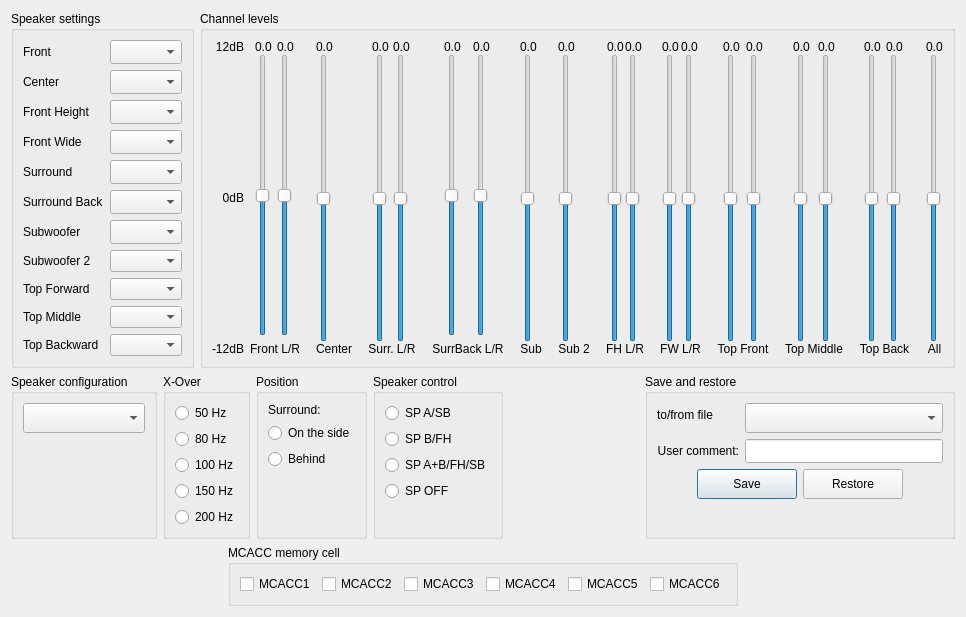
<?xml version="1.0" encoding="UTF-8"?>
<ui version="4.0">
 <class>LoudspeakerSettingsDialog</class>
 <widget class="QDialog" name="LoudspeakerSettingsDialog">
  <property name="geometry">
   <rect>
    <x>0</x>
    <y>0</y>
    <width>953</width>
    <height>571</height>
   </rect>
  </property>
  <property name="windowTitle">
   <string>Loudspeaker Settings</string>
  </property>
  <layout class="QVBoxLayout" name="verticalLayout_20">
   <item>
    <layout class="QHBoxLayout" name="horizontalLayout_14">
     <item>
      <widget class="QGroupBox" name="groupBoxSpeakerSettings">
       <property name="enabled">
        <bool>true</bool>
       </property>
       <property name="title">
        <string>Speaker settings</string>
       </property>
       <layout class="QVBoxLayout" name="verticalLayout_19">
        <item>
         <layout class="QFormLayout" name="formLayout">
          <item row="0" column="0">
           <widget class="QLabel" name="label_16">
            <property name="text">
             <string>Front</string>
            </property>
           </widget>
          </item>
          <item row="0" column="1">
           <widget class="QComboBox" name="comboBoxFrontSeting">
            <property name="minimumSize">
             <size>
              <width>0</width>
              <height>24</height>
             </size>
            </property>
            <property name="frame">
             <bool>true</bool>
            </property>
           </widget>
          </item>
          <item row="1" column="0">
           <widget class="QLabel" name="label_17">
            <property name="text">
             <string>Center</string>
            </property>
           </widget>
          </item>
          <item row="1" column="1">
           <widget class="QComboBox" name="comboBoxCenterSetting">
            <property name="minimumSize">
             <size>
              <width>0</width>
              <height>24</height>
             </size>
            </property>
           </widget>
          </item>
          <item row="2" column="0">
           <widget class="QLabel" name="label_18">
            <property name="text">
             <string>Front Height</string>
            </property>
           </widget>
          </item>
          <item row="2" column="1">
           <widget class="QComboBox" name="comboBoxFrontHeightSetting">
            <property name="minimumSize">
             <size>
              <width>0</width>
              <height>24</height>
             </size>
            </property>
           </widget>
          </item>
          <item row="3" column="0">
           <widget class="QLabel" name="label_19">
            <property name="text">
             <string>Front Wide</string>
            </property>
           </widget>
          </item>
          <item row="3" column="1">
           <widget class="QComboBox" name="comboBoxFrontWideSetting">
            <property name="minimumSize">
             <size>
              <width>0</width>
              <height>24</height>
             </size>
            </property>
           </widget>
          </item>
          <item row="4" column="0">
           <widget class="QLabel" name="label_20">
            <property name="text">
             <string>Surround</string>
            </property>
           </widget>
          </item>
          <item row="4" column="1">
           <widget class="QComboBox" name="comboBoxSurroundSetting">
            <property name="minimumSize">
             <size>
              <width>0</width>
              <height>24</height>
             </size>
            </property>
           </widget>
          </item>
          <item row="5" column="0">
           <widget class="QLabel" name="label_21">
            <property name="text">
             <string>Surround Back</string>
            </property>
           </widget>
          </item>
          <item row="5" column="1">
           <widget class="QComboBox" name="comboBoxSurroundBackSetting">
            <property name="minimumSize">
             <size>
              <width>0</width>
              <height>24</height>
             </size>
            </property>
           </widget>
          </item>
          <item row="6" column="0">
           <widget class="QLabel" name="label_22">
            <property name="text">
             <string>Subwoofer</string>
            </property>
           </widget>
          </item>
          <item row="6" column="1">
           <widget class="QComboBox" name="comboBoxSubwooferSetting">
            <property name="minimumSize">
             <size>
              <width>0</width>
              <height>24</height>
             </size>
            </property>
           </widget>
          </item>
          <item row="7" column="0">
           <widget class="QLabel" name="label_2">
            <property name="text">
             <string>Subwoofer 2</string>
            </property>
           </widget>
          </item>
          <item row="7" column="1">
           <widget class="QComboBox" name="comboBoxSubwoofer2Setting"/>
          </item>
          <item row="9" column="0">
           <widget class="QLabel" name="label_3">
            <property name="text">
             <string>Top Middle</string>
            </property>
           </widget>
          </item>
          <item row="9" column="1">
           <widget class="QComboBox" name="comboBoxTopMiddleSetting"/>
          </item>
          <item row="8" column="0">
           <widget class="QLabel" name="label_23">
            <property name="text">
             <string>Top Forward</string>
            </property>
           </widget>
          </item>
          <item row="8" column="1">
           <widget class="QComboBox" name="comboBoxTopForwardSetting"/>
          </item>
          <item row="10" column="0">
           <widget class="QLabel" name="label_24">
            <property name="text">
             <string>Top Backward</string>
            </property>
           </widget>
          </item>
          <item row="10" column="1">
           <widget class="QComboBox" name="comboBoxTopBackwardSetting"/>
          </item>
         </layout>
        </item>
       </layout>
      </widget>
     </item>
     <item>
      <widget class="QGroupBox" name="groupBoxChannelLevels">
       <property name="title">
        <string>Channel levels</string>
       </property>
       <layout class="QHBoxLayout" name="horizontalLayout_6">
        <item>
         <layout class="QVBoxLayout" name="verticalLayout">
          <item>
           <widget class="QLabel" name="label_13">
            <property name="text">
             <string>12dB</string>
            </property>
            <property name="alignment">
             <set>Qt::AlignRight|Qt::AlignTop|Qt::AlignTrailing</set>
            </property>
           </widget>
          </item>
          <item>
           <widget class="QLabel" name="label_12">
            <property name="text">
             <string>0dB</string>
            </property>
            <property name="alignment">
             <set>Qt::AlignRight|Qt::AlignTrailing|Qt::AlignVCenter</set>
            </property>
           </widget>
          </item>
          <item>
           <widget class="QLabel" name="label_14">
            <property name="text">
             <string>-12dB</string>
            </property>
            <property name="alignment">
             <set>Qt::AlignBottom|Qt::AlignRight|Qt::AlignTrailing</set>
            </property>
           </widget>
          </item>
         </layout>
        </item>
        <item>
         <layout class="QVBoxLayout" name="verticalLayout_4">
          <property name="leftMargin">
           <number>0</number>
          </property>
          <property name="rightMargin">
           <number>0</number>
          </property>
          <item>
           <layout class="QHBoxLayout" name="horizontalLayout">
            <property name="spacing">
             <number>0</number>
            </property>
            <item>
             <layout class="QVBoxLayout" name="verticalLayout_2">
              <item>
               <widget class="QLabel" name="lfl">
                <property name="text">
                 <string>0.0</string>
                </property>
               </widget>
              </item>
              <item>
               <widget class="QSlider" name="sfl">
                <property name="minimum">
                 <number>26</number>
                </property>
                <property name="maximum">
                 <number>74</number>
                </property>
                <property name="pageStep">
                 <number>0</number>
                </property>
                <property name="value">
                 <number>50</number>
                </property>
                <property name="orientation">
                 <enum>Qt::Vertical</enum>
                </property>
               </widget>
              </item>
             </layout>
            </item>
            <item>
             <layout class="QVBoxLayout" name="verticalLayout_3">
              <item>
               <widget class="QLabel" name="lfr">
                <property name="text">
                 <string>0.0</string>
                </property>
               </widget>
              </item>
              <item>
               <widget class="QSlider" name="sfr">
                <property name="minimum">
                 <number>26</number>
                </property>
                <property name="maximum">
                 <number>74</number>
                </property>
                <property name="pageStep">
                 <number>0</number>
                </property>
                <property name="value">
                 <number>50</number>
                </property>
                <property name="orientation">
                 <enum>Qt::Vertical</enum>
                </property>
               </widget>
              </item>
             </layout>
            </item>
           </layout>
          </item>
          <item>
           <widget class="QLabel" name="label_5">
            <property name="text">
             <string>Front L/R</string>
            </property>
            <property name="alignment">
             <set>Qt::AlignCenter</set>
            </property>
           </widget>
          </item>
         </layout>
        </item>
        <item>
         <layout class="QVBoxLayout" name="verticalLayout_5">
          <property name="spacing">
           <number>0</number>
          </property>
          <property name="leftMargin">
           <number>10</number>
          </property>
          <item>
           <widget class="QLabel" name="lc">
            <property name="text">
             <string>0.0</string>
            </property>
           </widget>
          </item>
          <item>
           <widget class="QSlider" name="sc">
            <property name="minimum">
             <number>26</number>
            </property>
            <property name="maximum">
             <number>74</number>
            </property>
            <property name="pageStep">
             <number>0</number>
            </property>
            <property name="value">
             <number>50</number>
            </property>
            <property name="orientation">
             <enum>Qt::Vertical</enum>
            </property>
           </widget>
          </item>
          <item>
           <widget class="QLabel" name="label_6">
            <property name="text">
             <string>Center</string>
            </property>
            <property name="alignment">
             <set>Qt::AlignCenter</set>
            </property>
           </widget>
          </item>
         </layout>
        </item>
        <item>
         <layout class="QVBoxLayout" name="verticalLayout_8">
          <property name="spacing">
           <number>0</number>
          </property>
          <property name="leftMargin">
           <number>10</number>
          </property>
          <item>
           <layout class="QHBoxLayout" name="horizontalLayout_2">
            <property name="spacing">
             <number>0</number>
            </property>
            <item>
             <layout class="QVBoxLayout" name="verticalLayout_6">
              <item>
               <widget class="QLabel" name="lsl">
                <property name="text">
                 <string>0.0</string>
                </property>
               </widget>
              </item>
              <item>
               <widget class="QSlider" name="ssl">
                <property name="minimum">
                 <number>26</number>
                </property>
                <property name="maximum">
                 <number>74</number>
                </property>
                <property name="pageStep">
                 <number>0</number>
                </property>
                <property name="value">
                 <number>50</number>
                </property>
                <property name="orientation">
                 <enum>Qt::Vertical</enum>
                </property>
               </widget>
              </item>
             </layout>
            </item>
            <item>
             <layout class="QVBoxLayout" name="verticalLayout_7">
              <item>
               <widget class="QLabel" name="lsr">
                <property name="text">
                 <string>0.0</string>
                </property>
               </widget>
              </item>
              <item>
               <widget class="QSlider" name="ssr">
                <property name="minimum">
                 <number>26</number>
                </property>
                <property name="maximum">
                 <number>74</number>
                </property>
                <property name="pageStep">
                 <number>0</number>
                </property>
                <property name="value">
                 <number>50</number>
                </property>
                <property name="orientation">
                 <enum>Qt::Vertical</enum>
                </property>
               </widget>
              </item>
             </layout>
            </item>
           </layout>
          </item>
          <item>
           <widget class="QLabel" name="label_7">
            <property name="text">
             <string>Surr. L/R</string>
            </property>
            <property name="alignment">
             <set>Qt::AlignCenter</set>
            </property>
           </widget>
          </item>
         </layout>
        </item>
        <item>
         <layout class="QVBoxLayout" name="verticalLayout_11">
          <property name="leftMargin">
           <number>10</number>
          </property>
          <item>
           <layout class="QHBoxLayout" name="horizontalLayout_3">
            <property name="spacing">
             <number>0</number>
            </property>
            <item>
             <layout class="QVBoxLayout" name="verticalLayout_9">
              <item>
               <widget class="QLabel" name="lsbl">
                <property name="text">
                 <string>0.0</string>
                </property>
               </widget>
              </item>
              <item>
               <widget class="QSlider" name="ssbl">
                <property name="minimum">
                 <number>26</number>
                </property>
                <property name="maximum">
                 <number>74</number>
                </property>
                <property name="pageStep">
                 <number>0</number>
                </property>
                <property name="value">
                 <number>50</number>
                </property>
                <property name="orientation">
                 <enum>Qt::Vertical</enum>
                </property>
               </widget>
              </item>
             </layout>
            </item>
            <item>
             <layout class="QVBoxLayout" name="verticalLayout_10">
              <item>
               <widget class="QLabel" name="lsbr">
                <property name="text">
                 <string>0.0</string>
                </property>
               </widget>
              </item>
              <item>
               <widget class="QSlider" name="ssbr">
                <property name="minimum">
                 <number>26</number>
                </property>
                <property name="maximum">
                 <number>74</number>
                </property>
                <property name="pageStep">
                 <number>0</number>
                </property>
                <property name="value">
                 <number>50</number>
                </property>
                <property name="orientation">
                 <enum>Qt::Vertical</enum>
                </property>
               </widget>
              </item>
             </layout>
            </item>
           </layout>
          </item>
          <item>
           <widget class="QLabel" name="label_9">
            <property name="text">
             <string>SurrBack L/R</string>
            </property>
            <property name="alignment">
             <set>Qt::AlignCenter</set>
            </property>
           </widget>
          </item>
         </layout>
        </item>
        <item>
         <layout class="QVBoxLayout" name="verticalLayout_12">
          <property name="spacing">
           <number>0</number>
          </property>
          <property name="leftMargin">
           <number>10</number>
          </property>
          <item>
           <widget class="QLabel" name="lsw">
            <property name="text">
             <string>0.0</string>
            </property>
           </widget>
          </item>
          <item>
           <widget class="QSlider" name="ssw">
            <property name="minimum">
             <number>26</number>
            </property>
            <property name="maximum">
             <number>74</number>
            </property>
            <property name="pageStep">
             <number>0</number>
            </property>
            <property name="value">
             <number>50</number>
            </property>
            <property name="orientation">
             <enum>Qt::Vertical</enum>
            </property>
           </widget>
          </item>
          <item>
           <widget class="QLabel" name="label_8">
            <property name="text">
             <string>Sub</string>
            </property>
            <property name="alignment">
             <set>Qt::AlignCenter</set>
            </property>
           </widget>
          </item>
         </layout>
        </item>
        <item>
         <layout class="QVBoxLayout" name="verticalLayout_26">
          <property name="spacing">
           <number>0</number>
          </property>
          <property name="leftMargin">
           <number>10</number>
          </property>
          <item>
           <widget class="QLabel" name="lsw2">
            <property name="text">
             <string>0.0</string>
            </property>
           </widget>
          </item>
          <item>
           <widget class="QSlider" name="ssw2">
            <property name="minimum">
             <number>26</number>
            </property>
            <property name="maximum">
             <number>74</number>
            </property>
            <property name="pageStep">
             <number>0</number>
            </property>
            <property name="value">
             <number>50</number>
            </property>
            <property name="orientation">
             <enum>Qt::Vertical</enum>
            </property>
           </widget>
          </item>
          <item>
           <widget class="QLabel" name="label_25">
            <property name="text">
             <string>Sub 2</string>
            </property>
            <property name="alignment">
             <set>Qt::AlignCenter</set>
            </property>
           </widget>
          </item>
         </layout>
        </item>
        <item>
         <layout class="QVBoxLayout" name="verticalLayout_17">
          <property name="spacing">
           <number>0</number>
          </property>
          <property name="leftMargin">
           <number>10</number>
          </property>
          <item>
           <layout class="QHBoxLayout" name="horizontalLayout_4">
            <property name="spacing">
             <number>0</number>
            </property>
            <item>
             <layout class="QVBoxLayout" name="verticalLayout_13">
              <item>
               <widget class="QLabel" name="lfhl">
                <property name="text">
                 <string>0.0</string>
                </property>
               </widget>
              </item>
              <item>
               <widget class="QSlider" name="sfhl">
                <property name="minimum">
                 <number>26</number>
                </property>
                <property name="maximum">
                 <number>74</number>
                </property>
                <property name="pageStep">
                 <number>0</number>
                </property>
                <property name="value">
                 <number>50</number>
                </property>
                <property name="orientation">
                 <enum>Qt::Vertical</enum>
                </property>
               </widget>
              </item>
             </layout>
            </item>
            <item>
             <layout class="QVBoxLayout" name="verticalLayout_14">
              <item>
               <widget class="QLabel" name="lfhr">
                <property name="text">
                 <string>0.0</string>
                </property>
               </widget>
              </item>
              <item>
               <widget class="QSlider" name="sfhr">
                <property name="minimum">
                 <number>26</number>
                </property>
                <property name="maximum">
                 <number>74</number>
                </property>
                <property name="pageStep">
                 <number>0</number>
                </property>
                <property name="value">
                 <number>50</number>
                </property>
                <property name="orientation">
                 <enum>Qt::Vertical</enum>
                </property>
               </widget>
              </item>
             </layout>
            </item>
           </layout>
          </item>
          <item>
           <widget class="QLabel" name="label_10">
            <property name="text">
             <string>FH L/R</string>
            </property>
            <property name="alignment">
             <set>Qt::AlignCenter</set>
            </property>
           </widget>
          </item>
         </layout>
        </item>
        <item>
         <layout class="QVBoxLayout" name="verticalLayout_18">
          <property name="spacing">
           <number>0</number>
          </property>
          <property name="leftMargin">
           <number>10</number>
          </property>
          <item>
           <layout class="QHBoxLayout" name="horizontalLayout_5">
            <property name="spacing">
             <number>0</number>
            </property>
            <item>
             <layout class="QVBoxLayout" name="verticalLayout_15">
              <item>
               <widget class="QLabel" name="lfwl">
                <property name="text">
                 <string>0.0</string>
                </property>
               </widget>
              </item>
              <item>
               <widget class="QSlider" name="sfwl">
                <property name="minimum">
                 <number>26</number>
                </property>
                <property name="maximum">
                 <number>74</number>
                </property>
                <property name="pageStep">
                 <number>0</number>
                </property>
                <property name="value">
                 <number>50</number>
                </property>
                <property name="orientation">
                 <enum>Qt::Vertical</enum>
                </property>
               </widget>
              </item>
             </layout>
            </item>
            <item>
             <layout class="QVBoxLayout" name="verticalLayout_16">
              <item>
               <widget class="QLabel" name="lfwr">
                <property name="text">
                 <string>0.0</string>
                </property>
               </widget>
              </item>
              <item>
               <widget class="QSlider" name="sfwr">
                <property name="minimum">
                 <number>26</number>
                </property>
                <property name="maximum">
                 <number>74</number>
                </property>
                <property name="pageStep">
                 <number>0</number>
                </property>
                <property name="value">
                 <number>50</number>
                </property>
                <property name="orientation">
                 <enum>Qt::Vertical</enum>
                </property>
               </widget>
              </item>
             </layout>
            </item>
           </layout>
          </item>
          <item>
           <widget class="QLabel" name="label_11">
            <property name="text">
             <string>FW L/R</string>
            </property>
            <property name="alignment">
             <set>Qt::AlignCenter</set>
            </property>
           </widget>
          </item>
         </layout>
        </item>
        <item>
         <layout class="QVBoxLayout" name="verticalLayout_32">
          <property name="spacing">
           <number>0</number>
          </property>
          <property name="leftMargin">
           <number>10</number>
          </property>
          <item>
           <layout class="QHBoxLayout" name="horizontalLayout_8">
            <property name="spacing">
             <number>0</number>
            </property>
            <item>
             <layout class="QVBoxLayout" name="verticalLayout_33">
              <item>
               <widget class="QLabel" name="ltfl">
                <property name="text">
                 <string>0.0</string>
                </property>
               </widget>
              </item>
              <item>
               <widget class="QSlider" name="stfl">
                <property name="minimum">
                 <number>26</number>
                </property>
                <property name="maximum">
                 <number>74</number>
                </property>
                <property name="pageStep">
                 <number>0</number>
                </property>
                <property name="value">
                 <number>50</number>
                </property>
                <property name="orientation">
                 <enum>Qt::Vertical</enum>
                </property>
               </widget>
              </item>
             </layout>
            </item>
            <item>
             <layout class="QVBoxLayout" name="verticalLayout_34">
              <item>
               <widget class="QLabel" name="ltfr">
                <property name="text">
                 <string>0.0</string>
                </property>
               </widget>
              </item>
              <item>
               <widget class="QSlider" name="stfr">
                <property name="minimum">
                 <number>26</number>
                </property>
                <property name="maximum">
                 <number>74</number>
                </property>
                <property name="pageStep">
                 <number>0</number>
                </property>
                <property name="value">
                 <number>50</number>
                </property>
                <property name="orientation">
                 <enum>Qt::Vertical</enum>
                </property>
               </widget>
              </item>
             </layout>
            </item>
           </layout>
          </item>
          <item>
           <widget class="QLabel" name="label_27">
            <property name="text">
             <string>Top Front</string>
            </property>
            <property name="alignment">
             <set>Qt::AlignCenter</set>
            </property>
           </widget>
          </item>
         </layout>
        </item>
        <item>
         <layout class="QVBoxLayout" name="verticalLayout_29">
          <property name="spacing">
           <number>0</number>
          </property>
          <property name="leftMargin">
           <number>10</number>
          </property>
          <item>
           <layout class="QHBoxLayout" name="horizontalLayout_7">
            <property name="spacing">
             <number>0</number>
            </property>
            <item>
             <layout class="QVBoxLayout" name="verticalLayout_30">
              <item>
               <widget class="QLabel" name="ltml">
                <property name="text">
                 <string>0.0</string>
                </property>
               </widget>
              </item>
              <item>
               <widget class="QSlider" name="stml">
                <property name="minimum">
                 <number>26</number>
                </property>
                <property name="maximum">
                 <number>74</number>
                </property>
                <property name="pageStep">
                 <number>0</number>
                </property>
                <property name="value">
                 <number>50</number>
                </property>
                <property name="orientation">
                 <enum>Qt::Vertical</enum>
                </property>
               </widget>
              </item>
             </layout>
            </item>
            <item>
             <layout class="QVBoxLayout" name="verticalLayout_31">
              <item>
               <widget class="QLabel" name="ltmr">
                <property name="text">
                 <string>0.0</string>
                </property>
               </widget>
              </item>
              <item>
               <widget class="QSlider" name="stmr">
                <property name="minimum">
                 <number>26</number>
                </property>
                <property name="maximum">
                 <number>74</number>
                </property>
                <property name="pageStep">
                 <number>0</number>
                </property>
                <property name="value">
                 <number>50</number>
                </property>
                <property name="orientation">
                 <enum>Qt::Vertical</enum>
                </property>
               </widget>
              </item>
             </layout>
            </item>
           </layout>
          </item>
          <item>
           <widget class="QLabel" name="label_26">
            <property name="text">
             <string>Top Middle</string>
            </property>
            <property name="alignment">
             <set>Qt::AlignCenter</set>
            </property>
           </widget>
          </item>
         </layout>
        </item>
        <item>
         <layout class="QVBoxLayout" name="verticalLayout_35">
          <property name="spacing">
           <number>0</number>
          </property>
          <property name="leftMargin">
           <number>10</number>
          </property>
          <item>
           <layout class="QHBoxLayout" name="horizontalLayout_15">
            <property name="spacing">
             <number>0</number>
            </property>
            <item>
             <layout class="QVBoxLayout" name="verticalLayout_36">
              <item>
               <widget class="QLabel" name="ltbl">
                <property name="text">
                 <string>0.0</string>
                </property>
               </widget>
              </item>
              <item>
               <widget class="QSlider" name="stbl">
                <property name="minimum">
                 <number>26</number>
                </property>
                <property name="maximum">
                 <number>74</number>
                </property>
                <property name="pageStep">
                 <number>0</number>
                </property>
                <property name="value">
                 <number>50</number>
                </property>
                <property name="orientation">
                 <enum>Qt::Vertical</enum>
                </property>
               </widget>
              </item>
             </layout>
            </item>
            <item>
             <layout class="QVBoxLayout" name="verticalLayout_37">
              <item>
               <widget class="QLabel" name="ltbr">
                <property name="text">
                 <string>0.0</string>
                </property>
               </widget>
              </item>
              <item>
               <widget class="QSlider" name="stbr">
                <property name="minimum">
                 <number>26</number>
                </property>
                <property name="maximum">
                 <number>74</number>
                </property>
                <property name="pageStep">
                 <number>0</number>
                </property>
                <property name="value">
                 <number>50</number>
                </property>
                <property name="orientation">
                 <enum>Qt::Vertical</enum>
                </property>
               </widget>
              </item>
             </layout>
            </item>
           </layout>
          </item>
          <item>
           <widget class="QLabel" name="label_28">
            <property name="text">
             <string>Top Back</string>
            </property>
            <property name="alignment">
             <set>Qt::AlignCenter</set>
            </property>
           </widget>
          </item>
         </layout>
        </item>
        <item>
         <layout class="QVBoxLayout" name="verticalLayout_27">
          <property name="spacing">
           <number>0</number>
          </property>
          <property name="leftMargin">
           <number>10</number>
          </property>
          <item>
           <widget class="QLabel" name="lall">
            <property name="text">
             <string>0.0</string>
            </property>
           </widget>
          </item>
          <item>
           <widget class="QSlider" name="sall">
            <property name="minimum">
             <number>26</number>
            </property>
            <property name="maximum">
             <number>74</number>
            </property>
            <property name="pageStep">
             <number>0</number>
            </property>
            <property name="value">
             <number>50</number>
            </property>
            <property name="orientation">
             <enum>Qt::Vertical</enum>
            </property>
           </widget>
          </item>
          <item>
           <widget class="QLabel" name="label_29">
            <property name="text">
             <string>All</string>
            </property>
            <property name="alignment">
             <set>Qt::AlignCenter</set>
            </property>
           </widget>
          </item>
         </layout>
        </item>
       </layout>
      </widget>
     </item>
    </layout>
   </item>
   <item>
    <layout class="QHBoxLayout" name="horizontalLayout_12">
     <item>
      <widget class="QGroupBox" name="groupBoxSpeakerConfiguration">
       <property name="title">
        <string>Speaker configuration</string>
       </property>
       <layout class="QVBoxLayout" name="verticalLayout_23">
        <item>
         <widget class="QComboBox" name="LSsystem">
          <property name="minimumSize">
           <size>
            <width>0</width>
            <height>30</height>
           </size>
          </property>
          <property name="maxVisibleItems">
           <number>10</number>
          </property>
         </widget>
        </item>
        <item>
         <spacer name="verticalSpacer_4">
          <property name="orientation">
           <enum>Qt::Vertical</enum>
          </property>
          <property name="sizeHint" stdset="0">
           <size>
            <width>20</width>
            <height>40</height>
           </size>
          </property>
         </spacer>
        </item>
       </layout>
      </widget>
     </item>
     <item>
      <widget class="QGroupBox" name="groupBoxXOver">
       <property name="title">
        <string>X-Over</string>
       </property>
       <layout class="QVBoxLayout" name="verticalLayout_25">
        <item>
         <widget class="QRadioButton" name="radioButtonXOver50Hz">
          <property name="text">
           <string>50 Hz</string>
          </property>
         </widget>
        </item>
        <item>
         <widget class="QRadioButton" name="radioButtonXOver80Hz">
          <property name="text">
           <string>80 Hz</string>
          </property>
         </widget>
        </item>
        <item>
         <widget class="QRadioButton" name="radioButtonXOver100Hz">
          <property name="text">
           <string>100 Hz</string>
          </property>
         </widget>
        </item>
        <item>
         <widget class="QRadioButton" name="radioButtonXOver150Hz">
          <property name="text">
           <string>150 Hz</string>
          </property>
         </widget>
        </item>
        <item>
         <widget class="QRadioButton" name="radioButtonXOver200Hz">
          <property name="text">
           <string>200 Hz</string>
          </property>
         </widget>
        </item>
       </layout>
      </widget>
     </item>
     <item>
      <widget class="QGroupBox" name="groupBoxSurroundPosition">
       <property name="title">
        <string>Position</string>
       </property>
       <layout class="QVBoxLayout" name="verticalLayout_24">
        <item>
         <widget class="QLabel" name="label">
          <property name="text">
           <string>Surround:</string>
          </property>
         </widget>
        </item>
        <item>
         <widget class="QRadioButton" name="radioButtonSurOnSide">
          <property name="text">
           <string>On the side</string>
          </property>
         </widget>
        </item>
        <item>
         <widget class="QRadioButton" name="radioButtonSurBehind">
          <property name="text">
           <string>Behind</string>
          </property>
         </widget>
        </item>
        <item>
         <spacer name="verticalSpacer">
          <property name="orientation">
           <enum>Qt::Vertical</enum>
          </property>
          <property name="sizeHint" stdset="0">
           <size>
            <width>20</width>
            <height>40</height>
           </size>
          </property>
         </spacer>
        </item>
       </layout>
      </widget>
     </item>
     <item>
      <widget class="QGroupBox" name="groupBoxSpeakerControl">
       <property name="title">
        <string>Speaker control</string>
       </property>
       <layout class="QVBoxLayout" name="verticalLayout_21">
        <item>
         <widget class="QRadioButton" name="spa">
          <property name="text">
           <string>SP A/SB</string>
          </property>
         </widget>
        </item>
        <item>
         <widget class="QRadioButton" name="spb">
          <property name="text">
           <string>SP B/FH</string>
          </property>
         </widget>
        </item>
        <item>
         <widget class="QRadioButton" name="spab">
          <property name="text">
           <string>SP A+B/FH/SB</string>
          </property>
         </widget>
        </item>
        <item>
         <widget class="QRadioButton" name="spoff">
          <property name="text">
           <string>SP OFF</string>
          </property>
         </widget>
        </item>
        <item>
         <spacer name="verticalSpacer_2">
          <property name="orientation">
           <enum>Qt::Vertical</enum>
          </property>
          <property name="sizeHint" stdset="0">
           <size>
            <width>20</width>
            <height>40</height>
           </size>
          </property>
         </spacer>
        </item>
       </layout>
       <zorder>spa</zorder>
       <zorder>spb</zorder>
       <zorder>spab</zorder>
       <zorder>spoff</zorder>
       <zorder>verticalSpacer_2</zorder>
      </widget>
     </item>
     <item>
      <spacer name="horizontalSpacer_6">
       <property name="orientation">
        <enum>Qt::Horizontal</enum>
       </property>
       <property name="sizeHint" stdset="0">
        <size>
         <width>40</width>
         <height>20</height>
        </size>
       </property>
      </spacer>
     </item>
     <item>
      <widget class="QGroupBox" name="groupBoxSaveRestore">
       <property name="title">
        <string>Save and restore</string>
       </property>
       <layout class="QVBoxLayout" name="verticalLayout_22">
        <item>
         <layout class="QFormLayout" name="formLayout_2">
          <item row="0" column="0">
           <widget class="QLabel" name="label_4">
            <property name="text">
             <string>to/from file</string>
            </property>
           </widget>
          </item>
          <item row="0" column="1">
           <widget class="QComboBox" name="selectmem">
            <property name="minimumSize">
             <size>
              <width>0</width>
              <height>30</height>
             </size>
            </property>
            <property name="maxVisibleItems">
             <number>5</number>
            </property>
           </widget>
          </item>
          <item row="1" column="0">
           <widget class="QLabel" name="label_15">
            <property name="text">
             <string>User comment:</string>
            </property>
            <property name="alignment">
             <set>Qt::AlignRight|Qt::AlignTrailing|Qt::AlignVCenter</set>
            </property>
           </widget>
          </item>
          <item row="1" column="1">
           <widget class="QLineEdit" name="meminf">
            <property name="minimumSize">
             <size>
              <width>0</width>
              <height>24</height>
             </size>
            </property>
           </widget>
          </item>
         </layout>
        </item>
        <item>
         <layout class="QHBoxLayout" name="horizontalLayout_9">
          <item>
           <spacer name="horizontalSpacer">
            <property name="orientation">
             <enum>Qt::Horizontal</enum>
            </property>
            <property name="sizeHint" stdset="0">
             <size>
              <width>40</width>
              <height>20</height>
             </size>
            </property>
           </spacer>
          </item>
          <item>
           <widget class="QPushButton" name="savebutt">
            <property name="minimumSize">
             <size>
              <width>100</width>
              <height>30</height>
             </size>
            </property>
            <property name="text">
             <string>Save</string>
            </property>
           </widget>
          </item>
          <item>
           <widget class="QPushButton" name="restbutt">
            <property name="minimumSize">
             <size>
              <width>100</width>
              <height>30</height>
             </size>
            </property>
            <property name="text">
             <string>Restore</string>
            </property>
           </widget>
          </item>
          <item>
           <spacer name="horizontalSpacer_2">
            <property name="orientation">
             <enum>Qt::Horizontal</enum>
            </property>
            <property name="sizeHint" stdset="0">
             <size>
              <width>40</width>
              <height>20</height>
             </size>
            </property>
           </spacer>
          </item>
         </layout>
        </item>
        <item>
         <spacer name="verticalSpacer_3">
          <property name="orientation">
           <enum>Qt::Vertical</enum>
          </property>
          <property name="sizeHint" stdset="0">
           <size>
            <width>20</width>
            <height>40</height>
           </size>
          </property>
         </spacer>
        </item>
       </layout>
      </widget>
     </item>
    </layout>
   </item>
   <item>
    <layout class="QHBoxLayout" name="horizontalLayout_13">
     <item>
      <spacer name="horizontalSpacer_7">
       <property name="orientation">
        <enum>Qt::Horizontal</enum>
       </property>
       <property name="sizeHint" stdset="0">
        <size>
         <width>40</width>
         <height>20</height>
        </size>
       </property>
      </spacer>
     </item>
     <item>
      <widget class="QGroupBox" name="groupBoxMcacc">
       <property name="title">
        <string>MCACC memory cell</string>
       </property>
       <layout class="QHBoxLayout" name="horizontalLayout_11">
        <item>
         <widget class="QCheckBox" name="mc1">
          <property name="text">
           <string>MCACC1</string>
          </property>
         </widget>
        </item>
        <item>
         <widget class="QCheckBox" name="mc2">
          <property name="text">
           <string>MCACC2</string>
          </property>
         </widget>
        </item>
        <item>
         <widget class="QCheckBox" name="mc3">
          <property name="text">
           <string>MCACC3</string>
          </property>
         </widget>
        </item>
        <item>
         <widget class="QCheckBox" name="mc4">
          <property name="text">
           <string>MCACC4</string>
          </property>
         </widget>
        </item>
        <item>
         <widget class="QCheckBox" name="mc5">
          <property name="text">
           <string>MCACC5</string>
          </property>
         </widget>
        </item>
        <item>
         <widget class="QCheckBox" name="mc6">
          <property name="text">
           <string>MCACC6</string>
          </property>
         </widget>
        </item>
       </layout>
      </widget>
     </item>
     <item>
      <spacer name="horizontalSpacer_8">
       <property name="orientation">
        <enum>Qt::Horizontal</enum>
       </property>
       <property name="sizeHint" stdset="0">
        <size>
         <width>40</width>
         <height>20</height>
        </size>
       </property>
      </spacer>
     </item>
    </layout>
   </item>
  </layout>
 </widget>
 <resources/>
 <connections/>
</ui>
